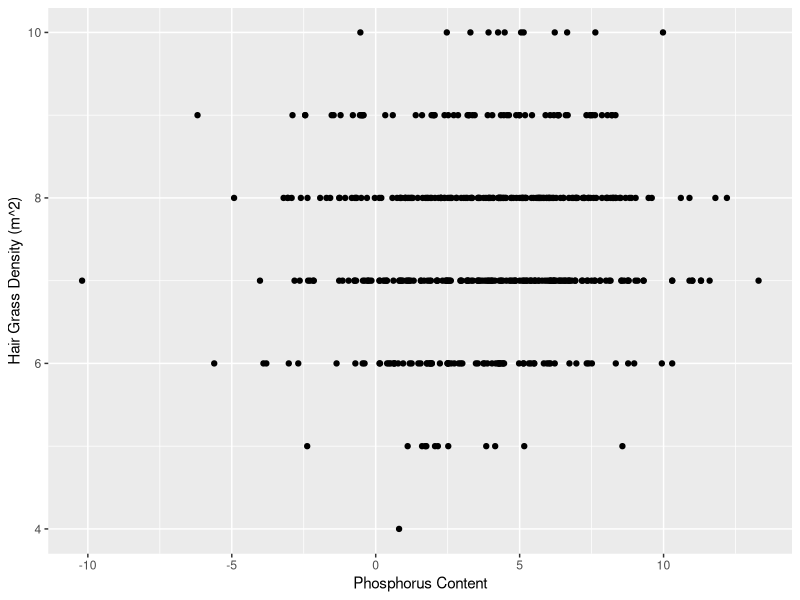
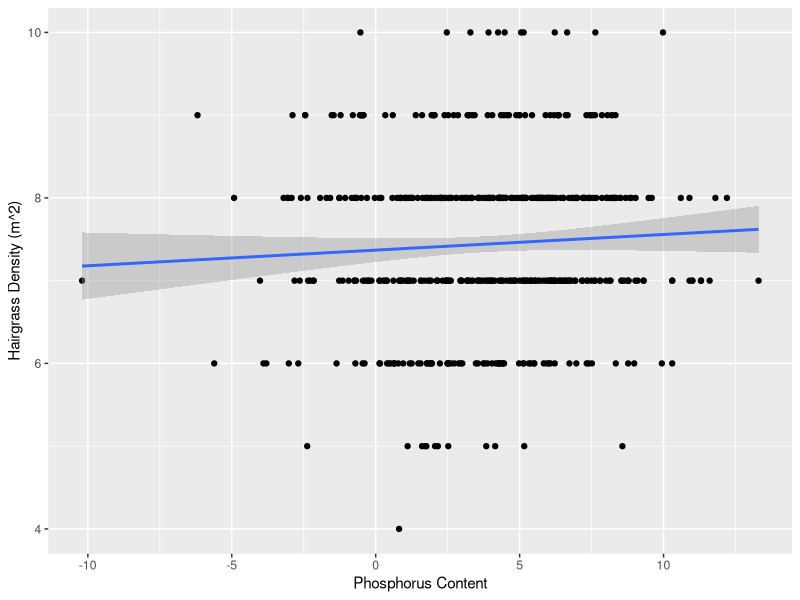
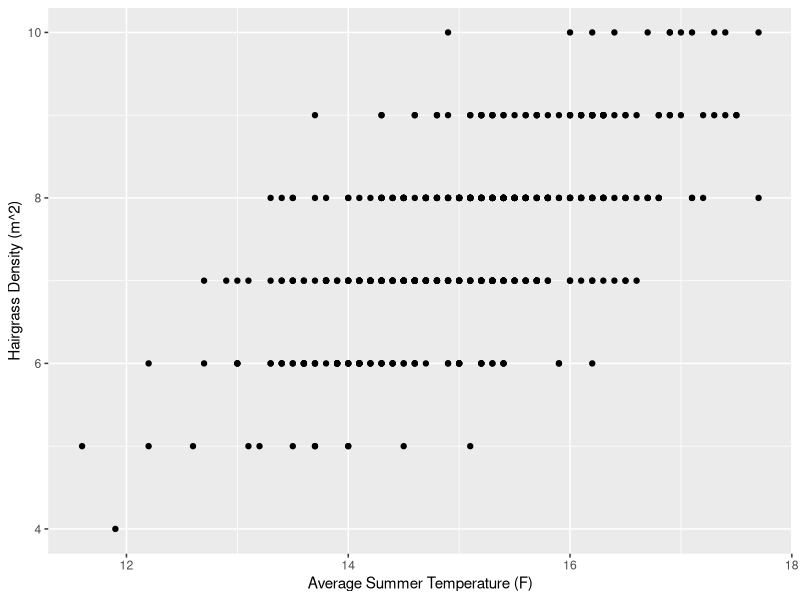
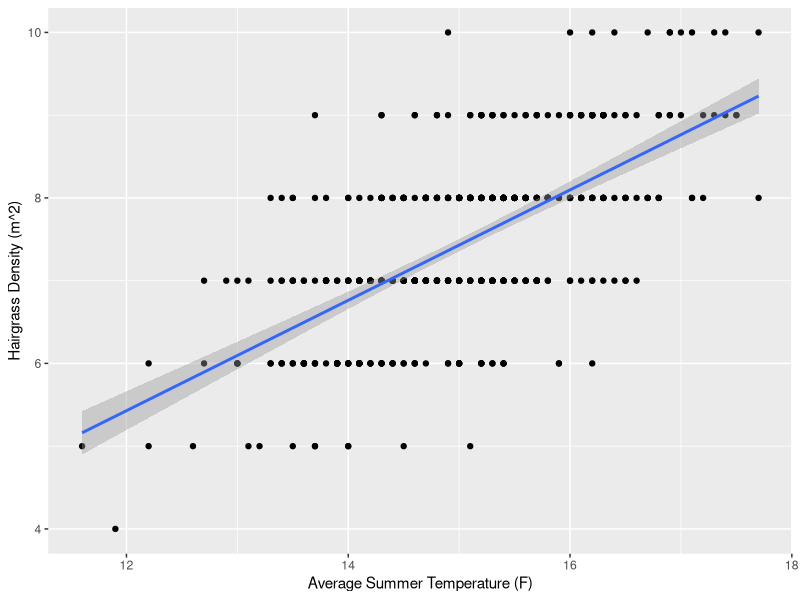

The R source for these figures, in order:
## ---- chunk 1
knitr::opts_chunk$set(echo = TRUE)
## ---- chunk 2
library("tidyverse")
hairgrass <- read_csv("hairgrass_data.csv")
## ---- chunk 3
hairgrass %>% 
  summarize(mean_P = mean(P_content), 
            stdev_P = sd(P_content))
## ---- chunk 4
ggplot(hairgrass, aes(x = P_content, y = hairgrass_density_m2)) +
  geom_point() +
  labs(x = "Phosphorus Content",
      y = "Hair Grass Density (m^2)")
## ---- chunk 5
r <- cor(y = hairgrass$hairgrass_density_m2, x = hairgrass$P_content)
r
## ---- chunk 6
r^2 
## ---- chunk 7
hairgrass %>% 
  ggplot(aes(x = P_content, y = hairgrass_density_m2)) +
  geom_point() +
  geom_smooth(method = "lm") +
  ylab("Hairgrass Density (m^2)") +
  xlab("Phosphorus Content") 
## ---- chunk 8
mod <- lm(hairgrass$hairgrass_density_m2 ~ hairgrass$P_content)
summary(mod) # 1pt
## ---- chunk 9
ggplot(hairgrass, aes(x = avg_summer_temp, y = hairgrass_density_m2)) +
  geom_point() +
  labs(x = "Average Summer Temperature (F)",
       y = "Hairgrass Density (m^2)")
## ---- chunk 10
r <- cor(y = hairgrass$hairgrass_density_m2, x = hairgrass$avg_summer_temp)
r
## ---- chunk 11
r^2 
## ---- chunk 12
ggplot(hairgrass, aes(x = avg_summer_temp, y = hairgrass_density_m2)) +
  geom_point() +
  geom_smooth(method = "lm") +
  ylab("Hairgrass Density (m^2)") +
  xlab("Average Summer Temperature (F)") 
## ---- chunk 13
mod <- lm(hairgrass$hairgrass_density_m2 ~ hairgrass$avg_summer_temp)
summary(mod) 
